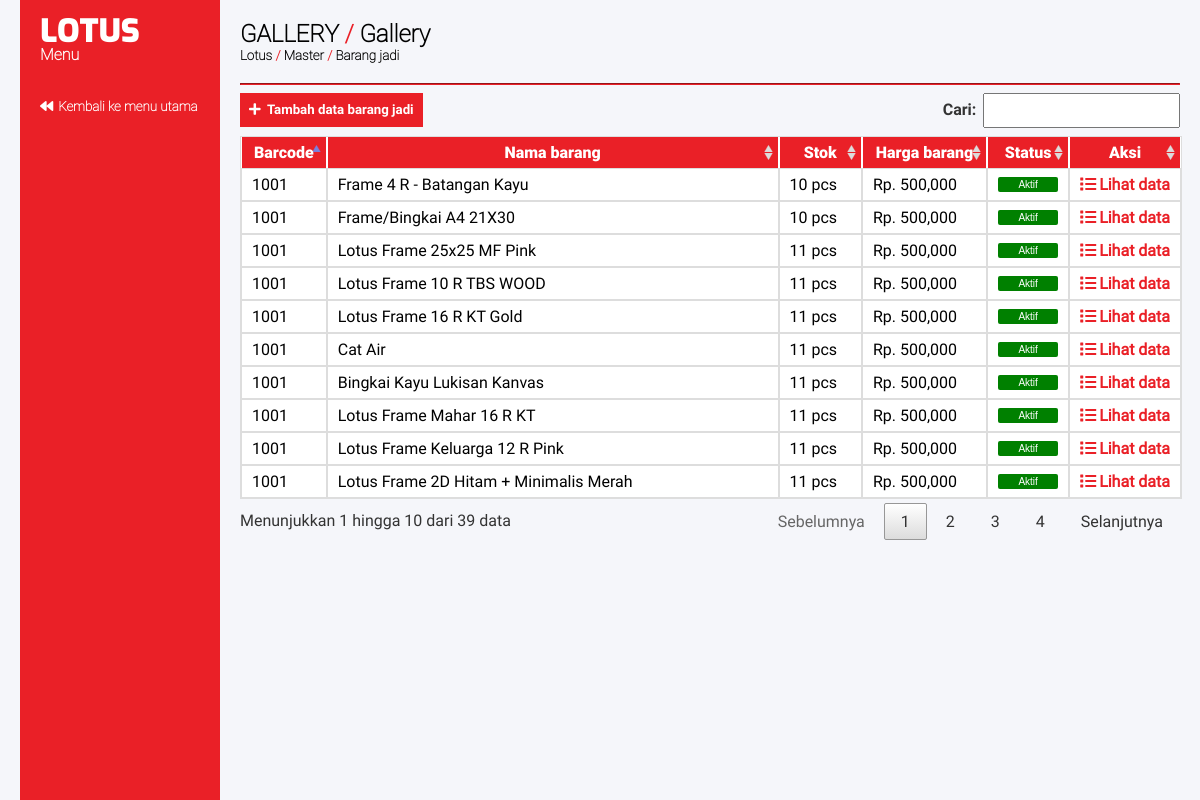
The app's page /barangjadi.php (signed in) with its own data.
### tables this page shows
CREATE TABLE `karyawan` (
  `karyawan_id` int(11) NOT NULL,
  `karyawan_nama` varchar(100) NOT NULL,
  `karyawan_user` varchar(12) NOT NULL,
  `karyawan_pass` varchar(50) NOT NULL,
  `karyawan_iplokasi` varchar(30) DEFAULT NULL,
  `karyawan_job` varchar(20) DEFAULT NULL,
  `hakakses_level` tinyint(1) NOT NULL,
  `karyawan_ktp` varchar(17) DEFAULT NULL,
  `karyawan_nohp` varchar(100) DEFAULT NULL,
  `karyawan_gbulanan` double DEFAULT NULL,
  `karyawan_gharian` double DEFAULT NULL,
  `karyawan_status` tinyint(1) DEFAULT NULL,
  `karyawan_opid` int(11) DEFAULT NULL,
  `karyawan_tdiubah` datetime DEFAULT NULL,
  `karyawan_alamat` varchar(255) DEFAULT NULL
);

CREATE TABLE `barang` (
  `barang_id` int(11) NOT NULL,
  `barang_barcode` varchar(30) DEFAULT NULL,
  `barang_nama` varchar(100) NOT NULL,
  `barang_tipe` varchar(100) DEFAULT NULL,
  `barang_stock` int(100) DEFAULT NULL,
  `barang_panjang` int(100) DEFAULT NULL,
  `barang_lebar` int(100) DEFAULT NULL,
  `barang_harga` int(20) DEFAULT NULL,
  `barang_lokasi` int(11) NOT NULL,
  `barang_kbarcode` varchar(255) DEFAULT NULL,
  `barang_kdimensi` varchar(255) DEFAULT NULL,
  `barang_status` tinyint(1) DEFAULT NULL,
  `barang_opid` int(11) DEFAULT NULL,
  `barang_tdiubah` datetime DEFAULT NULL,
  `subkategori_id` int(11) DEFAULT NULL,
  `barang_image` text
);

### library/session.php (called while the page is built, shortened)
<?php
    include('library/config.php');
    $user_check = $_SESSION['login_user'];
    $ses_sql = mysqli_query($db,"select * from karyawan where karyawan_user = '$user_check' ");
    $row = mysqli_fetch_array($ses_sql,MYSQLI_ASSOC);
    $usernamalengkap    = $row['karyawan_nama'];
    $userjob            = $row['karyawan_job'];
?>

### barangjadi.php (the view, shortened to what this page needs)
<?php
   include('library/session.php');
?>
<head>
    <link rel="stylesheet" type="text/css" href="style/style.css">
    <link rel="stylesheet" type="text/css" href="style/style2.css">
    <link rel="stylesheet" type="text/css" href="css/fontawesome.css">
    <link rel="stylesheet" type="text/css" href="css/solid.css">
    <link rel="stylesheet" type="text/css" href="css/jquery.dataTables.min.css">
</head>
<body>
    <div class="spacer"></div>
    <?php
        include('library/submenusidebar.php');
    ?>
    <div class="menudisplaycontainer">
        <div class="navcontainer">
            <div class="navleft">
                <h2 class="headnavigation"><?php echo strtoupper("$userjob") ?> <redfont>/</redfont> <?php echo $usernamalengkap ?></h2>
                <h5 class="headnavigation2">Lotus <redfont>/</redfont> Master <redfont>/</redfont> Barang jadi</h5>
            </div>
        </div>
        <hr class="hrred">
            <div class="dashcontainer1">
                <div class="dcctable" id="dcctable">
                    <table id="tabel-data">
                        <div class="formsubmit" style="position:absolute; float:right; z-index:50;" onclick="datalookup('detailentry'); datahide('dcctable');"><h5><i class="fas fa-plus fas2"></i> Tambah data barang jadi</h5></div>
                        <thead>
                            <tr>
                                <th>Barcode</th>
                                <th>Nama barang</th>
                                <th>Stok</th>
                                <th>Harga barang</th>
                                <th>Status</th>
                                <th style="width:10%;">Aksi</th>
                            </tr>
                        </thead>
                        <tbody>
                        <?php
                            $barang = mysqli_query($db,"select * from barang");
                            while($row = mysqli_fetch_array($barang))
                            {
                                if ($usersettingplt === 'M'){
                                    $barangpanjang_converted = $row['barang_panjang'] / 100;
                                    $baranglebar_converted = $row['barang_lebar'] / 100;
                                    $barangtinggi_converted = $row['barang_tinggi'] / 100;
                                }else{
                                    $barangpanjang_converted = $row['barang_panjang'];
                                    $baranglebar_converted = $row['barang_lebar'];
                                    $barangtinggi_converted = $row['barang_tinggi'];
                                };
                                if ($usersettingb === 'KG'){
                                    $barangberat_converted = $row['barang_berat'] / 1000;
                                }else{
                                    $barangberat_converted = $row['barang_berat'];
                                };
                                $stokbarang = number_format($row['barang_stock']);
                                $hargabarang = number_format($row['barang_harga']);
                        ?>
                        <tr>
                            <td><?php echo $row['barang_barcode'];?></td>
                            <td><?php echo $row['barang_nama'];?></td>
                            <td><div style="float:left; margin-right:10px;"><?php echo $stokbarang;?> pcs</div> <h5 class="headnavigation" style="float:left;"> </h5></td>
                            <td>Rp. <?php echo $hargabarang;?></td>
                            <td style="width:20px; text-align:center;">
                                <form class="statuschangeform" action="librarystatus/update_statusbarang.php" method="post">
                                    <?php if ($row['barang_status'] === '1'){echo '<input class="statusaktif" type="submit" name="" value="Aktif">';}else{echo '<input class="statusnonaktif" type="submit" name="" value="Tidak aktif">';}; ?>
                                </form>
                            </td>
                            <td>
                                <a
                                   class="datalookup"
                                   onclick="datahide('dcctable');"
                                   style="cursor:pointer;"
                                   data-id="<?php echo $row['barang_id'];?>"
                                   data-barcode="<?php echo $row['barang_barcode'];?>"
                                   data-nama="<?php echo $row['barang_nama']?>"
                                   data-tipe="<?php echo $row['barang_tipe']?>"
                                   data-stock="<?php echo $row['barang_stock']?>"
                                   data-panjang="<?php echo $barangpanjang_converted ?>"
                                   data-lebar="<?php echo $baranglebar_converted ?>"
                                   data-tinggi="<?php echo $barangtinggi_converted ?>"
                                   data-berat="<?php echo $barangberat_converted ?>"
                                   data-harga="<?php echo $row['barang_harga'] ?>"
                                   data-lokasi="<?php echo $row['barang_lokasi']?>"
                                   data-status="<?php echo $row['barang_status']?>"
                                   data-opid="<?php echo $row['barang_opid']?>"
                                   data-tdiubah="<?php echo $row['barang_tdiubah']?>"
                                ><h4><i class="fas fa-list fas2"></i> Lihat data</h4></a>
                            </td>
                        </tr>
                        <?php
                            }
                        ?>
                        </tbody>
                    </table>
                </div>
        </div>
    </div>
</body>

### library/submenusidebar.php
<div class="sidebar">
    <div class="containerlogo">
        <a href="dashboard.php">
            <h1 class="loginformh1">LOTUS</h1>
            <h4 class="loginformh5">Menu</h4>
        </a>
    </div>
    <div class="sbbutton" onclick="location.href='dashboard.php';">
        <h5 class="sbbuttonf"><i class="fas fa-backward fas2"></i> Kembali ke menu utama</h5>
    </div>
</div>

### style/style.css (style rules this page uses)
body { margin: 0px; padding: 0px; }
h1, h2, h3, h4, h5, h6 { padding: 0px; margin: 0px; }
html, body { margin: 0; min-height: 100% !important; }
table, td { border: 1px solid #ddd !important; text-align: left; background-color:#fff; font-family:fregular !important; }
th { background-color: #EA2027; color:#fff; border-left:1px solid #fff !important; border-right:1px solid #fff !important; border-bottom:none !important; border-top:none !important; font-family:fblack !important; text-align:center; }
table { border-collapse: collapse; width: 100%; }
th, td { padding: 6px 10px !important; white-space: nowrap !important; overflow: hidden !important; text-overflow: ellipsis !important; }
td { white-space: nowrap !important; overflow: hidden !important; text-overflow: ellipsis !important; }
.datalookup { color:#EA2027; }
a { text-decoration: none; }
.statuschangeform { padding:0px !important; margin:0px !important; }
.statusaktif { padding:2px 5px; background-color:green; font-size:10px; color:#fff; text-align:center; border-radius:2px; width:60px; border:none; }
.loginformh1 { font-family: exoblack !important; color: #fff; margin: 0px !important; padding: 0px !important; height: 35px; }
.loginformh5 { font-family: fthin !important; color: #fff; }
.formsubmit { background-color: #EA2027; border: none; margin: 3px 10px 10px 0px; padding: 9px 9px 10px 9px; font-family: fbold !important; color: #fff; float:left; -webkit-touch-callout: none; -webkit-user-select: none; -khtml-user-select: none; -moz-user-select: none; -ms-user-select: none; user-select: none; }
.loginformh5 { font-family: fthin !important; color: #fff; margin-top: 0px !important; }
.sidebar { width: 200px; min-height: 100%; background-color: #EA2027; float:left; }
.sidebar > div > h5 { cursor: default; }
.containerlogo { width:100%; padding: 10px 20px 20px 20px; }
.fas { width: 30px; }
.fas2 { width: 15px; }
.sbbutton { width: calc(100% - 40px); padding: 15px 20px; color: #fff; font-family:fthin !important; }
.spacer { width:20px; min-height:100%; float:left; background-color:#f5f6fa; }
.menudisplaycontainer { width: calc(100% - 260px); min-height: calc(100% - 40px); padding: 20px; background-color:#f5f6fa; float:left; }
.navcontainer { margin:0 0 20px 0; float:left; }
.navleft { float:left; }
.hrred { border-color:#EA2027; margin:0 0 5px 0!important; clear:left; }
.headnavigation, .headnavigation2, .headnavigation4 { font-family:fthin !important; color:#000; }
redfont { color:#EA2027; }
.dashcontainer1, .headnav1 { display:block; clear:left; }
.dcctable { float:left; width:100%; }
.menudisplaycontainer { width: calc(100% - 260px); min-height: calc(100% - 40px); padding: 20px; background-color: #f5f6fa; float: left; }

### style/style2.css (style rules this page uses)
[type=button]:not(:disabled), [type=reset]:not(:disabled), [type=submit]:not(:disabled), button:not(:disabled) { cursor: pointer; }

### css/solid.css (style rules this page uses)
.fa, .fas { font-family: 'Font Awesome 5 Free'; font-weight: 900; }

### records on screen
karyawan: karyawan_job "GALLERY", karyawan_nama "Gallery"
barang: barang_barcode "1001", barang_nama "Frame 4 R - Batangan Kayu", barang_stock "10", barang_harga "500,000"
barang: barang_barcode "1001", barang_nama "Frame/Bingkai A4 21X30", barang_stock "10", barang_harga "500,000"
barang: barang_barcode "1001", barang_nama "Lotus Frame 25x25 MF Pink", barang_stock "11", barang_harga "500,000"
barang: barang_barcode "1001", barang_nama "Lotus Frame 10 R TBS WOOD", barang_stock "11", barang_harga "500,000"
barang: barang_barcode "1001", barang_nama "Lotus Frame 16 R KT Gold", barang_stock "11", barang_harga "500,000"
barang: barang_barcode "1001", barang_nama "Cat Air", barang_stock "11", barang_harga "500,000"
barang: barang_barcode "1001", barang_nama "Bingkai Kayu Lukisan Kanvas", barang_stock "11", barang_harga "500,000"
barang: barang_barcode "1001", barang_nama "Lotus Frame Mahar 16 R KT", barang_stock "11", barang_harga "500,000"
barang: barang_barcode "1001", barang_nama "Lotus Frame Keluarga 12 R Pink", barang_stock "11", barang_harga "500,000"
barang: barang_barcode "1001", barang_nama "Lotus Frame 2D Hitam + Minimalis Merah", barang_stock "11", barang_harga "500,000"
